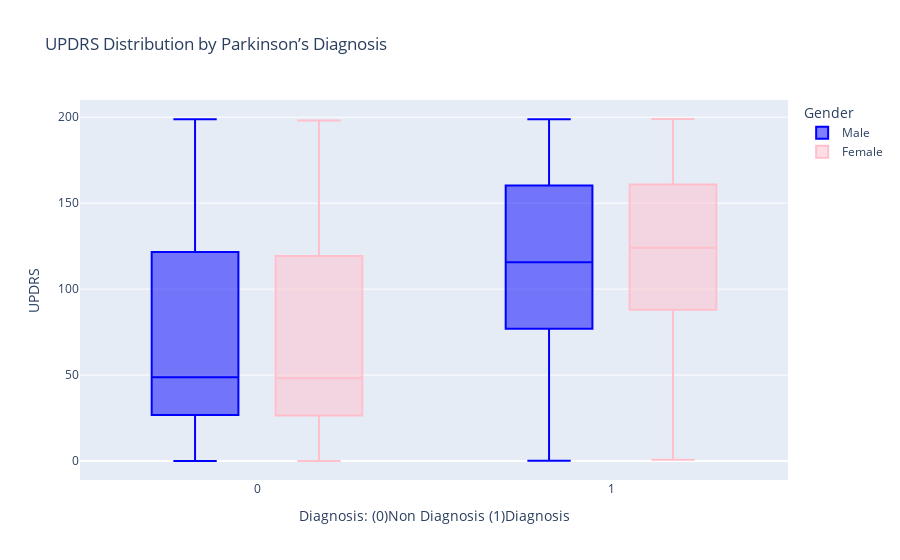
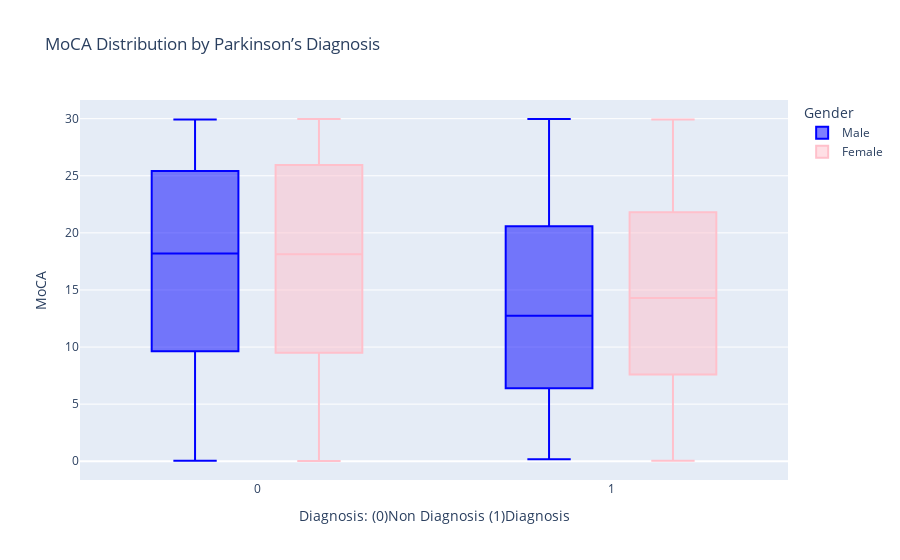
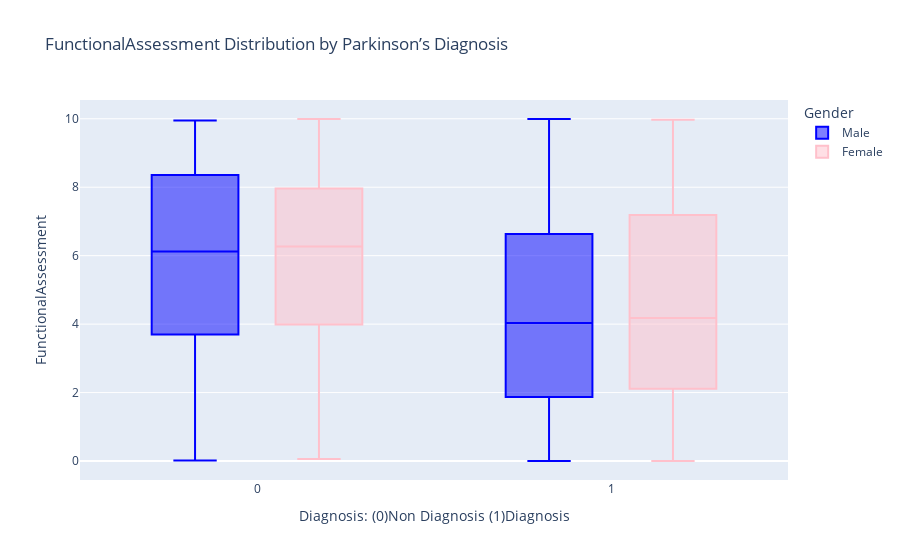
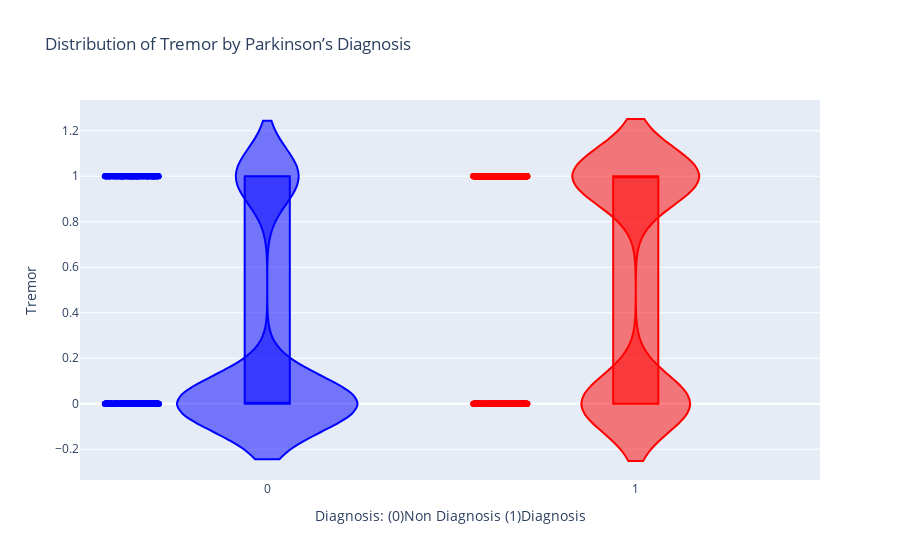

Write notebook code for charts like these, in order.
### Markdown cell above
clinical assesmements

### Code cell
#create variable for clinical columns
clinical_columns = ['UPDRS', 'MoCA', 'FunctionalAssessment']  

# Box plots for clinical measures vs diagnosis
for col in clinical_columns:
    fig = px.box(
        park_df, 
        x='Diagnosis', 
        y=col, 
        color='Gender', 
        title=f'{col} Distribution by Parkinson’s Diagnosis',
        labels={col: col, 'Diagnosis': '(0)Non Diagnosis (1)Diagnosis'},
        category_orders={'Diagnosis': [0, 1]},
        color_discrete_map={'Male': 'blue', 'Female': 'pink'}
    )
    fig.update_layout(
        title=f'{col} Distribution by Parkinson’s Diagnosis',
        xaxis_title="Diagnosis: (0)Non Diagnosis (1)Diagnosis",
        yaxis_title=col,
        showlegend=True,
    )
    fig.show()

# Violin plots for symptoms vs diagnosis
symptom_columns = ['Tremor', 'Rigidity', 'Bradykinesia', 'PosturalInstability', 'SpeechProblems', 'SleepDisorders', 'Constipation']  

for col in symptom_columns:
    fig = px.violin(
        park_df, 
        y=col, 
        x='Diagnosis', 
        color='Diagnosis', 
        box=True, 
        points='all', 
        title=f'Distribution of {col} by Parkinson’s Diagnosis',
        labels={col: col, 'Diagnosis': '(0)Non Diagnosis (1)Diagnosis'},
        color_discrete_map={0: 'blue', 1: 'red'}
    )
    fig.update_layout(
        title=f'Distribution of {col} by Parkinson’s Diagnosis',
        xaxis_title="Diagnosis: (0)Non Diagnosis (1)Diagnosis",
        yaxis_title=col,
        showlegend=False
    )
    fig.show()

### Figure 1 — Plotly figure (JSON) as saved in the notebook; plotly's stock layout.template omitted (floating-point values rounded to 4 significant figures; data arrays with more than 128 entries replaced by an {"elided": "..."} marker saying what was removed)
{"data": [{"alignmentgroup": "True", "hovertemplate": "Gender=Male<br>(0)Non Diagnosis (1)Diagnosis=%{x}<br>UPDRS=%{y}<extra></extra>", "legendgroup": "Male", "marker": {"color": "blue"}, "name": "Male", "notched": false, "offsetgroup": "Male", "orientation": "v", "showlegend": true, "type": "box", "x": {"elided": "1068 int values"}, "x0": " ", "xaxis": "x", "y": {"elided": "1068 float values"}, "y0": " ", "yaxis": "y"}, {"alignmentgroup": "True", "hovertemplate": "Gender=Female<br>(0)Non Diagnosis (1)Diagnosis=%{x}<br>UPDRS=%{y}<extra></extra>", "legendgroup": "Female", "marker": {"color": "pink"}, "name": "Female", "notched": false, "offsetgroup": "Female", "orientation": "v", "showlegend": true, "type": "box", "x": {"elided": "1037 int values"}, "x0": " ", "xaxis": "x", "y": {"elided": "1037 float values"}, "y0": " ", "yaxis": "y"}], "layout": {"boxmode": "group", "legend": {"title": {"text": "Gender"}, "tracegroupgap": 0}, "showlegend": true, "title": {"text": "UPDRS Distribution by Parkinson’s Diagnosis"}, "xaxis": {"anchor": "y", "categoryarray": [0, 1], "categoryorder": "array", "domain": [0, 1], "title": {"text": "Diagnosis: (0)Non Diagnosis (1)Diagnosis"}}, "yaxis": {"anchor": "x", "domain": [0, 1], "title": {"text": "UPDRS"}}}}

### Figure 2 — Plotly figure (JSON) as saved in the notebook; plotly's stock layout.template omitted (floating-point values rounded to 4 significant figures; data arrays with more than 128 entries replaced by an {"elided": "..."} marker saying what was removed)
{"data": [{"alignmentgroup": "True", "hovertemplate": "Gender=Male<br>(0)Non Diagnosis (1)Diagnosis=%{x}<br>MoCA=%{y}<extra></extra>", "legendgroup": "Male", "marker": {"color": "blue"}, "name": "Male", "notched": false, "offsetgroup": "Male", "orientation": "v", "showlegend": true, "type": "box", "x": {"elided": "1068 int values"}, "x0": " ", "xaxis": "x", "y": {"elided": "1068 float values"}, "y0": " ", "yaxis": "y"}, {"alignmentgroup": "True", "hovertemplate": "Gender=Female<br>(0)Non Diagnosis (1)Diagnosis=%{x}<br>MoCA=%{y}<extra></extra>", "legendgroup": "Female", "marker": {"color": "pink"}, "name": "Female", "notched": false, "offsetgroup": "Female", "orientation": "v", "showlegend": true, "type": "box", "x": {"elided": "1037 int values"}, "x0": " ", "xaxis": "x", "y": {"elided": "1037 float values"}, "y0": " ", "yaxis": "y"}], "layout": {"boxmode": "group", "legend": {"title": {"text": "Gender"}, "tracegroupgap": 0}, "showlegend": true, "title": {"text": "MoCA Distribution by Parkinson’s Diagnosis"}, "xaxis": {"anchor": "y", "categoryarray": [0, 1], "categoryorder": "array", "domain": [0, 1], "title": {"text": "Diagnosis: (0)Non Diagnosis (1)Diagnosis"}}, "yaxis": {"anchor": "x", "domain": [0, 1], "title": {"text": "MoCA"}}}}

### Figure 3 — Plotly figure (JSON) as saved in the notebook; plotly's stock layout.template omitted (floating-point values rounded to 4 significant figures; data arrays with more than 128 entries replaced by an {"elided": "..."} marker saying what was removed)
{"data": [{"alignmentgroup": "True", "hovertemplate": "Gender=Male<br>(0)Non Diagnosis (1)Diagnosis=%{x}<br>FunctionalAssessment=%{y}<extra></extra>", "legendgroup": "Male", "marker": {"color": "blue"}, "name": "Male", "notched": false, "offsetgroup": "Male", "orientation": "v", "showlegend": true, "type": "box", "x": {"elided": "1068 int values"}, "x0": " ", "xaxis": "x", "y": {"elided": "1068 float values"}, "y0": " ", "yaxis": "y"}, {"alignmentgroup": "True", "hovertemplate": "Gender=Female<br>(0)Non Diagnosis (1)Diagnosis=%{x}<br>FunctionalAssessment=%{y}<extra></extra>", "legendgroup": "Female", "marker": {"color": "pink"}, "name": "Female", "notched": false, "offsetgroup": "Female", "orientation": "v", "showlegend": true, "type": "box", "x": {"elided": "1037 int values"}, "x0": " ", "xaxis": "x", "y": {"elided": "1037 float values"}, "y0": " ", "yaxis": "y"}], "layout": {"boxmode": "group", "legend": {"title": {"text": "Gender"}, "tracegroupgap": 0}, "showlegend": true, "title": {"text": "FunctionalAssessment Distribution by Parkinson’s Diagnosis"}, "xaxis": {"anchor": "y", "categoryarray": [0, 1], "categoryorder": "array", "domain": [0, 1], "title": {"text": "Diagnosis: (0)Non Diagnosis (1)Diagnosis"}}, "yaxis": {"anchor": "x", "domain": [0, 1], "title": {"text": "FunctionalAssessment"}}}}

### Figure 4 — Plotly figure (JSON) as saved in the notebook; plotly's stock layout.template omitted (floating-point values rounded to 4 significant figures; data arrays with more than 128 entries replaced by an {"elided": "..."} marker saying what was removed)
{"data": [{"alignmentgroup": "True", "box": {"visible": true}, "hovertemplate": "(0)Non Diagnosis (1)Diagnosis=%{x}<br>Tremor=%{y}<extra></extra>", "legendgroup": "0", "marker": {"color": "blue"}, "name": "0", "offsetgroup": "0", "orientation": "v", "points": "all", "scalegroup": "True", "showlegend": true, "type": "violin", "x": {"elided": "801 int values"}, "x0": " ", "xaxis": "x", "y": {"elided": "801 int values"}, "y0": " ", "yaxis": "y"}, {"alignmentgroup": "True", "box": {"visible": true}, "hovertemplate": "(0)Non Diagnosis (1)Diagnosis=%{x}<br>Tremor=%{y}<extra></extra>", "legendgroup": "1", "marker": {"color": "red"}, "name": "1", "offsetgroup": "1", "orientation": "v", "points": "all", "scalegroup": "True", "showlegend": true, "type": "violin", "x": {"elided": "1304 int values"}, "x0": " ", "xaxis": "x", "y": {"elided": "1304 int values"}, "y0": " ", "yaxis": "y"}], "layout": {"legend": {"title": {"text": "(0)Non Diagnosis (1)Diagnosis"}, "tracegroupgap": 0}, "showlegend": false, "title": {"text": "Distribution of Tremor by Parkinson’s Diagnosis"}, "violinmode": "overlay", "xaxis": {"anchor": "y", "categoryarray": [0, 1], "categoryorder": "array", "domain": [0, 1], "title": {"text": "Diagnosis: (0)Non Diagnosis (1)Diagnosis"}}, "yaxis": {"anchor": "x", "domain": [0, 1], "title": {"text": "Tremor"}}}}
